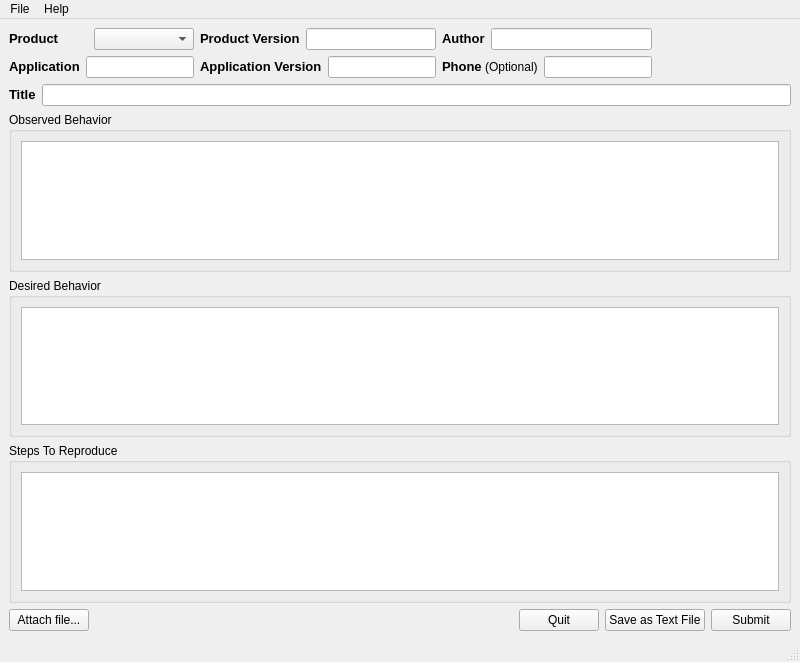
<?xml version="1.0" encoding="UTF-8"?>
<ui version="4.0">
 <class>BugWriterWindow</class>
 <widget class="QMainWindow" name="BugWriterWindow">
  <property name="geometry">
   <rect>
    <x>0</x>
    <y>0</y>
    <width>800</width>
    <height>662</height>
   </rect>
  </property>
  <property name="windowTitle">
   <string>Bug Writer</string>
  </property>
  <property name="windowIcon">
   <iconset resource="Resources/BugWriter.qrc">
    <normaloff>:/BugWriter.png</normaloff>:/BugWriter.png</iconset>
  </property>
  <widget class="QWidget" name="centralwidget">
   <layout class="QVBoxLayout" name="verticalLayout_8">
    <item>
     <layout class="QHBoxLayout" name="horizontalLayout_5">
      <item>
       <layout class="QVBoxLayout" name="verticalLayout">
        <item>
         <layout class="QHBoxLayout" name="horizontalLayout">
          <item>
           <widget class="QLabel" name="label">
            <property name="text">
             <string>&lt;html&gt;&lt;head/&gt;&lt;body&gt;&lt;p&gt;&lt;span style=&quot; font-size:10pt; font-weight:600;&quot;&gt;Product&lt;/span&gt;&lt;/p&gt;&lt;/body&gt;&lt;/html&gt;</string>
            </property>
           </widget>
          </item>
          <item>
           <widget class="QComboBox" name="_productCombo">
            <property name="minimumSize">
             <size>
              <width>100</width>
              <height>0</height>
             </size>
            </property>
            <property name="toolTip">
             <string>The name of the application for which the ticket is being created.</string>
            </property>
            <property name="placeholderText">
             <string>Not Set</string>
            </property>
            <item>
             <property name="text">
              <string>QEPM</string>
             </property>
            </item>
           </widget>
          </item>
         </layout>
        </item>
        <item>
         <layout class="QHBoxLayout" name="horizontalLayout_3">
          <item>
           <widget class="QLabel" name="label_3">
            <property name="text">
             <string>&lt;html&gt;&lt;head/&gt;&lt;body&gt;&lt;p&gt;&lt;span style=&quot; font-size:10pt; font-weight:600;&quot;&gt;Application&lt;/span&gt;&lt;/p&gt;&lt;/body&gt;&lt;/html&gt;</string>
            </property>
           </widget>
          </item>
          <item>
           <widget class="QLineEdit" name="_application">
            <property name="enabled">
             <bool>true</bool>
            </property>
            <property name="minimumSize">
             <size>
              <width>100</width>
              <height>0</height>
             </size>
            </property>
            <property name="toolTip">
             <string>The name of the application for which you're writing raising the ticket.</string>
            </property>
            <property name="text">
             <string/>
            </property>
           </widget>
          </item>
         </layout>
        </item>
       </layout>
      </item>
      <item>
       <layout class="QVBoxLayout" name="verticalLayout_2">
        <item>
         <layout class="QHBoxLayout" name="horizontalLayout_2">
          <item>
           <widget class="QLabel" name="label_2">
            <property name="text">
             <string>&lt;html&gt;&lt;head/&gt;&lt;body&gt;&lt;p&gt;&lt;span style=&quot; font-size:10pt; font-weight:600;&quot;&gt;Product Version&lt;/span&gt;&lt;/p&gt;&lt;/body&gt;&lt;/html&gt;</string>
            </property>
           </widget>
          </item>
          <item>
           <widget class="QLineEdit" name="_productVersion">
            <property name="enabled">
             <bool>true</bool>
            </property>
            <property name="minimumSize">
             <size>
              <width>100</width>
              <height>0</height>
             </size>
            </property>
            <property name="toolTip">
             <string>The version of the product (within the application) in use.</string>
            </property>
            <property name="text">
             <string/>
            </property>
           </widget>
          </item>
         </layout>
        </item>
        <item>
         <layout class="QHBoxLayout" name="horizontalLayout_4">
          <item>
           <widget class="QLabel" name="label_4">
            <property name="text">
             <string>&lt;html&gt;&lt;head/&gt;&lt;body&gt;&lt;p&gt;&lt;span style=&quot; font-size:10pt; font-weight:600;&quot;&gt;Application Version&lt;/span&gt;&lt;/p&gt;&lt;/body&gt;&lt;/html&gt;</string>
            </property>
           </widget>
          </item>
          <item>
           <widget class="QLineEdit" name="_applicationVersion">
            <property name="enabled">
             <bool>true</bool>
            </property>
            <property name="minimumSize">
             <size>
              <width>100</width>
              <height>0</height>
             </size>
            </property>
            <property name="toolTip">
             <string>The version of the application in use.</string>
            </property>
            <property name="text">
             <string/>
            </property>
           </widget>
          </item>
         </layout>
        </item>
       </layout>
      </item>
      <item>
       <layout class="QVBoxLayout" name="verticalLayout_7">
        <item>
         <layout class="QHBoxLayout" name="horizontalLayout_9">
          <item>
           <widget class="QLabel" name="label_8">
            <property name="text">
             <string>&lt;html&gt;&lt;head/&gt;&lt;body&gt;&lt;p&gt;&lt;span style=&quot; font-size:10pt; font-weight:600;&quot;&gt;Author&lt;/span&gt;&lt;/p&gt;&lt;/body&gt;&lt;/html&gt;</string>
            </property>
           </widget>
          </item>
          <item>
           <widget class="QLineEdit" name="_authorName">
            <property name="enabled">
             <bool>true</bool>
            </property>
            <property name="minimumSize">
             <size>
              <width>100</width>
              <height>0</height>
             </size>
            </property>
            <property name="toolTip">
             <string>Enter your Qualcomm username or your complete email address.</string>
            </property>
            <property name="text">
             <string/>
            </property>
           </widget>
          </item>
         </layout>
        </item>
        <item>
         <layout class="QHBoxLayout" name="horizontalLayout_10">
          <item>
           <widget class="QLabel" name="label_9">
            <property name="text">
             <string>&lt;html&gt;&lt;head/&gt;&lt;body&gt;&lt;p&gt;&lt;span style=&quot; font-size:10pt; font-weight:600;&quot;&gt;Phone&lt;/span&gt; (Optional)&lt;/p&gt;&lt;/body&gt;&lt;/html&gt;</string>
            </property>
           </widget>
          </item>
          <item>
           <widget class="QLineEdit" name="_authorPhone">
            <property name="enabled">
             <bool>true</bool>
            </property>
            <property name="minimumSize">
             <size>
              <width>100</width>
              <height>0</height>
             </size>
            </property>
            <property name="toolTip">
             <string>The phone number of the user (optional).</string>
            </property>
            <property name="text">
             <string/>
            </property>
           </widget>
          </item>
         </layout>
        </item>
       </layout>
      </item>
      <item>
       <spacer name="horizontalSpacer">
        <property name="orientation">
         <enum>Qt::Horizontal</enum>
        </property>
        <property name="sizeHint" stdset="0">
         <size>
          <width>40</width>
          <height>20</height>
         </size>
        </property>
       </spacer>
      </item>
     </layout>
    </item>
    <item>
     <layout class="QHBoxLayout" name="horizontalLayout_6">
      <item>
       <widget class="QLabel" name="label_5">
        <property name="text">
         <string>&lt;html&gt;&lt;head/&gt;&lt;body&gt;&lt;p&gt;&lt;span style=&quot; font-size:10pt; font-weight:600;&quot;&gt;Title&lt;/span&gt;&lt;/p&gt;&lt;/body&gt;&lt;/html&gt;</string>
        </property>
       </widget>
      </item>
      <item>
       <widget class="QLineEdit" name="_title">
        <property name="toolTip">
         <string>The title of the problem.</string>
        </property>
       </widget>
      </item>
     </layout>
    </item>
    <item>
     <widget class="QGroupBox" name="groupBox">
      <property name="title">
       <string>Observed Behavior</string>
      </property>
      <layout class="QVBoxLayout" name="verticalLayout_3">
       <item>
        <widget class="QTextEdit" name="_observedBehavior">
         <property name="toolTip">
          <string>Describe what you observe in the software / tool. Please be as descriptive as possible. You will be able to add screenshots (if any) to the ticket email you will receive after submitting.</string>
         </property>
        </widget>
       </item>
      </layout>
     </widget>
    </item>
    <item>
     <widget class="QGroupBox" name="groupBox_2">
      <property name="title">
       <string>Desired Behavior</string>
      </property>
      <layout class="QVBoxLayout" name="verticalLayout_4">
       <item>
        <widget class="QTextEdit" name="_desiredBehavior">
         <property name="toolTip">
          <string>The behaviour you would expect from the software / tool.</string>
         </property>
        </widget>
       </item>
      </layout>
     </widget>
    </item>
    <item>
     <widget class="QGroupBox" name="groupBox_3">
      <property name="title">
       <string>Steps To Reproduce</string>
      </property>
      <layout class="QVBoxLayout" name="verticalLayout_5">
       <item>
        <widget class="QTextEdit" name="_stepsToReproduce">
         <property name="toolTip">
          <string>Describe how the issue can be reproduced. Please be as descriptive as possible.</string>
         </property>
        </widget>
       </item>
      </layout>
     </widget>
    </item>
    <item>
     <layout class="QHBoxLayout" name="horizontalLayout_7">
      <item>
       <widget class="QPushButton" name="_attachmentBtn">
        <property name="toolTip">
         <string>Attach supporting screenshots / logs / scripts</string>
        </property>
        <property name="text">
         <string>Attach file...</string>
        </property>
       </widget>
      </item>
      <item>
       <spacer name="horizontalSpacer_2">
        <property name="orientation">
         <enum>Qt::Horizontal</enum>
        </property>
        <property name="sizeHint" stdset="0">
         <size>
          <width>40</width>
          <height>20</height>
         </size>
        </property>
       </spacer>
      </item>
      <item>
       <widget class="QPushButton" name="_quitButton">
        <property name="text">
         <string>Quit</string>
        </property>
       </widget>
      </item>
      <item>
       <widget class="QPushButton" name="_saveAsTextFileButton">
        <property name="text">
         <string>Save as Text File</string>
        </property>
       </widget>
      </item>
      <item>
       <widget class="QPushButton" name="_submitButton">
        <property name="text">
         <string>Submit</string>
        </property>
       </widget>
      </item>
     </layout>
    </item>
   </layout>
  </widget>
  <widget class="QMenuBar" name="menubar">
   <property name="geometry">
    <rect>
     <x>0</x>
     <y>0</y>
     <width>800</width>
     <height>22</height>
    </rect>
   </property>
   <widget class="QMenu" name="menuFile">
    <property name="title">
     <string>File</string>
    </property>
    <addaction name="actionQuit"/>
   </widget>
   <widget class="QMenu" name="menuHelp">
    <property name="title">
     <string>Help</string>
    </property>
    <addaction name="actionAbout"/>
   </widget>
   <addaction name="menuFile"/>
   <addaction name="menuHelp"/>
  </widget>
  <widget class="QStatusBar" name="_statusbar"/>
  <action name="actionQuit">
   <property name="text">
    <string>Quit</string>
   </property>
  </action>
  <action name="actionAbout">
   <property name="text">
    <string>About...</string>
   </property>
  </action>
 </widget>
 <resources>
  <include location="Resources/BugWriter.qrc"/>
 </resources>
 <connections/>
</ui>
